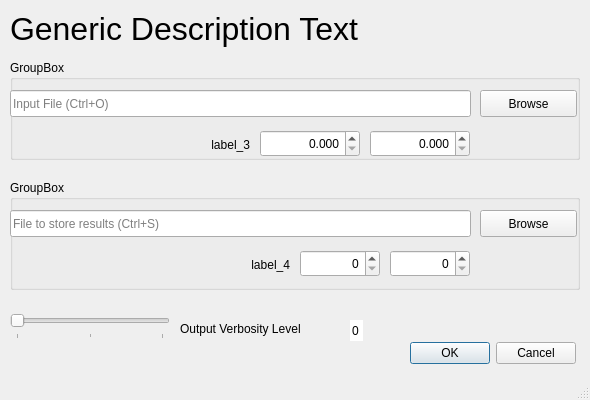
<?xml version="1.0" encoding="UTF-8"?>
<ui version="4.0">
 <class>MainWindow</class>
 <widget class="QMainWindow" name="MainWindow">
  <property name="geometry">
   <rect>
    <x>0</x>
    <y>0</y>
    <width>590</width>
    <height>400</height>
   </rect>
  </property>
  <property name="windowTitle">
   <string notr="true">Generic Window Title</string>
  </property>
  <widget class="QWidget" name="centralwidget">
   <widget class="QLabel" name="label_1">
    <property name="geometry">
     <rect>
      <x>10</x>
      <y>10</y>
      <width>570</width>
      <height>37</height>
     </rect>
    </property>
    <property name="font">
     <font>
      <pointsize>24</pointsize>
     </font>
    </property>
    <property name="text">
     <string notr="true">Generic Description Text</string>
    </property>
   </widget>
   <widget class="QDialogButtonBox" name="bb_ok_cancel">
    <property name="geometry">
     <rect>
      <x>400</x>
      <y>340</y>
      <width>176</width>
      <height>27</height>
     </rect>
    </property>
    <property name="toolTip">
     <string notr="true"/>
    </property>
    <property name="standardButtons">
     <set>QDialogButtonBox::Cancel|QDialogButtonBox::Ok</set>
    </property>
   </widget>
   <widget class="QSlider" name="sl_verbosity">
    <property name="geometry">
     <rect>
      <x>10</x>
      <y>310</y>
      <width>160</width>
      <height>29</height>
     </rect>
    </property>
    <property name="toolTip">
     <string notr="true">Verbosity Level</string>
    </property>
    <property name="maximum">
     <number>2</number>
    </property>
    <property name="orientation">
     <enum>Qt::Horizontal</enum>
    </property>
    <property name="invertedAppearance">
     <bool>false</bool>
    </property>
    <property name="tickPosition">
     <enum>QSlider::TicksBelow</enum>
    </property>
    <property name="tickInterval">
     <number>1</number>
    </property>
   </widget>
   <widget class="QLabel" name="label_2">
    <property name="geometry">
     <rect>
      <x>180</x>
      <y>320</y>
      <width>155</width>
      <height>17</height>
     </rect>
    </property>
    <property name="text">
     <string notr="true">Output Verbosity Level</string>
    </property>
   </widget>
   <widget class="QSpinBox" name="sb_verbosity">
    <property name="geometry">
     <rect>
      <x>350</x>
      <y>320</y>
      <width>13</width>
      <height>21</height>
     </rect>
    </property>
    <property name="frame">
     <bool>false</bool>
    </property>
    <property name="readOnly">
     <bool>true</bool>
    </property>
    <property name="buttonSymbols">
     <enum>QAbstractSpinBox::NoButtons</enum>
    </property>
    <property name="maximum">
     <number>2</number>
    </property>
   </widget>
   <widget class="QGroupBox" name="group_1">
    <property name="geometry">
     <rect>
      <x>10</x>
      <y>60</y>
      <width>570</width>
      <height>100</height>
     </rect>
    </property>
    <property name="title">
     <string>GroupBox</string>
    </property>
    <widget class="QDoubleSpinBox" name="dsb_1">
     <property name="geometry">
      <rect>
       <x>250</x>
       <y>70</y>
       <width>100</width>
       <height>27</height>
      </rect>
     </property>
     <property name="alignment">
      <set>Qt::AlignRight|Qt::AlignTrailing|Qt::AlignVCenter</set>
     </property>
     <property name="decimals">
      <number>3</number>
     </property>
     <property name="maximum">
      <double>9999.989999999999782</double>
     </property>
    </widget>
    <widget class="QDoubleSpinBox" name="dsb_2">
     <property name="geometry">
      <rect>
       <x>360</x>
       <y>70</y>
       <width>100</width>
       <height>27</height>
      </rect>
     </property>
     <property name="alignment">
      <set>Qt::AlignRight|Qt::AlignTrailing|Qt::AlignVCenter</set>
     </property>
     <property name="decimals">
      <number>3</number>
     </property>
     <property name="maximum">
      <double>9999.989999999999782</double>
     </property>
    </widget>
    <widget class="QPushButton" name="pb_infile">
     <property name="geometry">
      <rect>
       <x>470</x>
       <y>30</y>
       <width>97</width>
       <height>27</height>
      </rect>
     </property>
     <property name="text">
      <string notr="true">Browse</string>
     </property>
     <property name="shortcut">
      <string notr="true">Ctrl+O</string>
     </property>
    </widget>
    <widget class="QLineEdit" name="le_infile">
     <property name="geometry">
      <rect>
       <x>0</x>
       <y>30</y>
       <width>461</width>
       <height>27</height>
      </rect>
     </property>
     <property name="text">
      <string notr="true"/>
     </property>
     <property name="placeholderText">
      <string notr="true">Input File (Ctrl+O)</string>
     </property>
    </widget>
    <widget class="QLabel" name="label_3">
     <property name="geometry">
      <rect>
       <x>0</x>
       <y>70</y>
       <width>240</width>
       <height>30</height>
      </rect>
     </property>
     <property name="text">
      <string notr="true">label_3</string>
     </property>
     <property name="alignment">
      <set>Qt::AlignRight|Qt::AlignTrailing|Qt::AlignVCenter</set>
     </property>
    </widget>
   </widget>
   <widget class="QGroupBox" name="group_2">
    <property name="geometry">
     <rect>
      <x>10</x>
      <y>180</y>
      <width>570</width>
      <height>110</height>
     </rect>
    </property>
    <property name="title">
     <string>GroupBox</string>
    </property>
    <widget class="QPushButton" name="pb_outfile">
     <property name="geometry">
      <rect>
       <x>470</x>
       <y>30</y>
       <width>97</width>
       <height>27</height>
      </rect>
     </property>
     <property name="text">
      <string notr="true">Browse</string>
     </property>
     <property name="shortcut">
      <string notr="true">Ctrl+S</string>
     </property>
    </widget>
    <widget class="QLineEdit" name="le_outfile">
     <property name="geometry">
      <rect>
       <x>0</x>
       <y>30</y>
       <width>461</width>
       <height>27</height>
      </rect>
     </property>
     <property name="text">
      <string notr="true"/>
     </property>
     <property name="placeholderText">
      <string notr="true">File to store results (Ctrl+S)</string>
     </property>
    </widget>
    <widget class="QSpinBox" name="sb_1">
     <property name="geometry">
      <rect>
       <x>290</x>
       <y>70</y>
       <width>80</width>
       <height>27</height>
      </rect>
     </property>
     <property name="alignment">
      <set>Qt::AlignRight|Qt::AlignTrailing|Qt::AlignVCenter</set>
     </property>
     <property name="maximum">
      <number>99999</number>
     </property>
    </widget>
    <widget class="QSpinBox" name="sb_2">
     <property name="geometry">
      <rect>
       <x>380</x>
       <y>70</y>
       <width>80</width>
       <height>27</height>
      </rect>
     </property>
     <property name="alignment">
      <set>Qt::AlignRight|Qt::AlignTrailing|Qt::AlignVCenter</set>
     </property>
     <property name="maximum">
      <number>99999</number>
     </property>
    </widget>
    <widget class="QLabel" name="label_4">
     <property name="geometry">
      <rect>
       <x>-1</x>
       <y>70</y>
       <width>281</width>
       <height>30</height>
      </rect>
     </property>
     <property name="text">
      <string notr="true">label_4</string>
     </property>
     <property name="alignment">
      <set>Qt::AlignRight|Qt::AlignTrailing|Qt::AlignVCenter</set>
     </property>
    </widget>
   </widget>
  </widget>
  <widget class="QStatusBar" name="statusbar"/>
  <action name="sc_ctrl_w">
   <property name="text">
    <string notr="true">Ctrl+W</string>
   </property>
   <property name="shortcut">
    <string notr="true">Ctrl+W</string>
   </property>
  </action>
  <action name="sc_ctrl_q">
   <property name="text">
    <string notr="true">Ctrl+Q</string>
   </property>
   <property name="shortcut">
    <string notr="true">Ctrl+Q</string>
   </property>
  </action>
 </widget>
 <resources/>
 <connections>
  <connection>
   <sender>bb_ok_cancel</sender>
   <signal>rejected()</signal>
   <receiver>MainWindow</receiver>
   <slot>close()</slot>
   <hints>
    <hint type="sourcelabel">
     <x>337</x>
     <y>343</y>
    </hint>
    <hint type="destinationlabel">
     <x>399</x>
     <y>199</y>
    </hint>
   </hints>
  </connection>
  <connection>
   <sender>sc_ctrl_w</sender>
   <signal>triggered()</signal>
   <receiver>MainWindow</receiver>
   <slot>close()</slot>
   <hints>
    <hint type="sourcelabel">
     <x>-1</x>
     <y>-1</y>
    </hint>
    <hint type="destinationlabel">
     <x>399</x>
     <y>199</y>
    </hint>
   </hints>
  </connection>
  <connection>
   <sender>sc_ctrl_q</sender>
   <signal>triggered()</signal>
   <receiver>MainWindow</receiver>
   <slot>close()</slot>
   <hints>
    <hint type="sourcelabel">
     <x>-1</x>
     <y>-1</y>
    </hint>
    <hint type="destinationlabel">
     <x>294</x>
     <y>199</y>
    </hint>
   </hints>
  </connection>
  <connection>
   <sender>sl_verbosity</sender>
   <signal>valueChanged(int)</signal>
   <receiver>sb_verbosity</receiver>
   <slot>setValue(int)</slot>
   <hints>
    <hint type="sourcelabel">
     <x>89</x>
     <y>284</y>
    </hint>
    <hint type="destinationlabel">
     <x>356</x>
     <y>290</y>
    </hint>
   </hints>
  </connection>
 </connections>
</ui>
